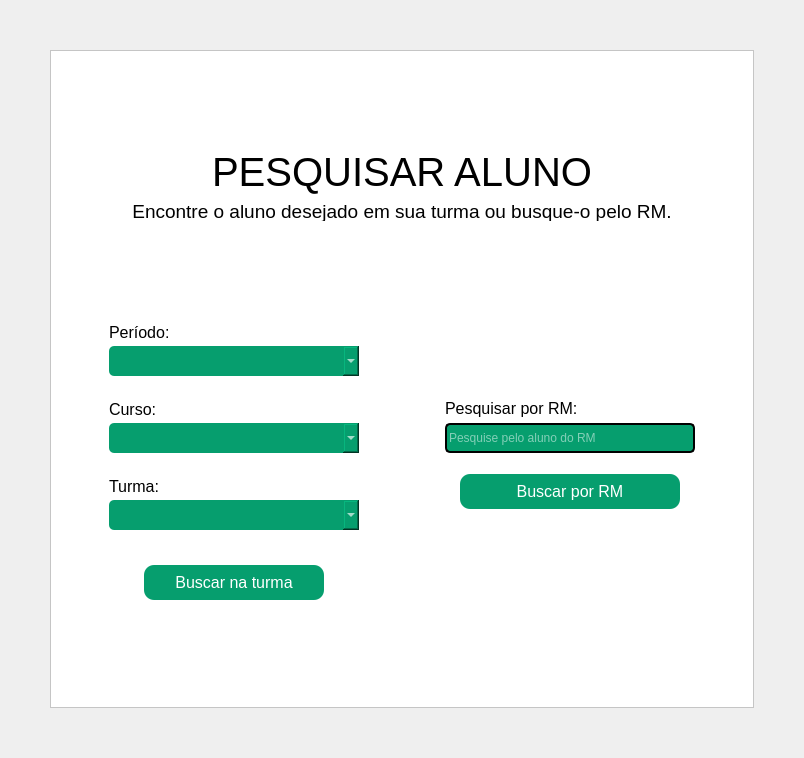
         <widget class="QWidget" name="pg_Pesquisar">
          <layout class="QGridLayout" name="gridLayout_12">
           <property name="leftMargin">
            <number>50</number>
           </property>
           <property name="topMargin">
            <number>50</number>
           </property>
           <property name="rightMargin">
            <number>50</number>
           </property>
           <property name="bottomMargin">
            <number>50</number>
           </property>
           <property name="spacing">
            <number>0</number>
           </property>
           <item row="0" column="0">
            <widget class="QFrame" name="frame_7">
             <property name="styleSheet">
              <string notr="true">background-color: rgb(255, 255, 255);</string>
             </property>
             <property name="frameShape">
              <enum>QFrame::StyledPanel</enum>
             </property>
             <property name="frameShadow">
              <enum>QFrame::Raised</enum>
             </property>
             <layout class="QGridLayout" name="gridLayout_13">
              <item row="0" column="1">
               <widget class="QWidget" name="widget_9" native="true">
                <layout class="QVBoxLayout" name="verticalLayout_14">
                 <item>
                  <spacer name="verticalSpacer_13">
                   <property name="orientation">
                    <enum>Qt::Vertical</enum>
                   </property>
                   <property name="sizeHint" stdset="0">
                    <size>
                     <width>20</width>
                     <height>40</height>
                    </size>
                   </property>
                  </spacer>
                 </item>
                 <item>
                  <layout class="QVBoxLayout" name="verticalLayout_11">
                   <item>
                    <spacer name="verticalSpacer_11">
                     <property name="orientation">
                      <enum>Qt::Vertical</enum>
                     </property>
                     <property name="sizeHint" stdset="0">
                      <size>
                       <width>20</width>
                       <height>40</height>
                      </size>
                     </property>
                    </spacer>
                   </item>
                   <item>
                    <widget class="QLabel" name="label_23">
                     <property name="maximumSize">
                      <size>
                       <width>16777215</width>
                       <height>50</height>
                      </size>
                     </property>
                     <property name="font">
                      <font>
                       <family>Arial</family>
                       <pointsize>30</pointsize>
                      </font>
                     </property>
                     <property name="text">
                      <string>PESQUISAR ALUNO</string>
                     </property>
                     <property name="alignment">
                      <set>Qt::AlignCenter</set>
                     </property>
                    </widget>
                   </item>
                   <item>
                    <widget class="QLabel" name="label_24">
                     <property name="maximumSize">
                      <size>
                       <width>16777215</width>
                       <height>20</height>
                      </size>
                     </property>
                     <property name="font">
                      <font>
                       <family>Arial</family>
                       <pointsize>14</pointsize>
                      </font>
                     </property>
                     <property name="text">
                      <string>Encontre o aluno desejado em sua turma ou busque-o pelo RM.</string>
                     </property>
                     <property name="alignment">
                      <set>Qt::AlignCenter</set>
                     </property>
                    </widget>
                   </item>
                  </layout>
                 </item>
                 <item>
                  <spacer name="verticalSpacer_12">
                   <property name="orientation">
                    <enum>Qt::Vertical</enum>
                   </property>
                   <property name="sizeHint" stdset="0">
                    <size>
                     <width>20</width>
                     <height>40</height>
                    </size>
                   </property>
                  </spacer>
                 </item>
                </layout>
               </widget>
              </item>
              <item row="1" column="2">
               <spacer name="horizontalSpacer_25">
                <property name="orientation">
                 <enum>Qt::Horizontal</enum>
                </property>
                <property name="sizeHint" stdset="0">
                 <size>
                  <width>40</width>
                  <height>20</height>
                 </size>
                </property>
               </spacer>
              </item>
              <item row="1" column="0">
               <spacer name="horizontalSpacer_24">
                <property name="orientation">
                 <enum>Qt::Horizontal</enum>
                </property>
                <property name="sizeHint" stdset="0">
                 <size>
                  <width>40</width>
                  <height>20</height>
                 </size>
                </property>
               </spacer>
              </item>
              <item row="1" column="1">
               <widget class="QWidget" name="widget_10" native="true">
                <layout class="QGridLayout" name="gridLayout_14">
                 <item row="1" column="0" rowspan="2">
                  <layout class="QVBoxLayout" name="verticalLayout_23">
                   <item>
                    <layout class="QVBoxLayout" name="verticalLayout_6">
                     <property name="bottomMargin">
                      <number>20</number>
                     </property>
                     <item>
                      <widget class="QLabel" name="label_25">
                       <property name="maximumSize">
                        <size>
                         <width>16777215</width>
                         <height>15</height>
                        </size>
                       </property>
                       <property name="font">
                        <font>
                         <family>Arial</family>
                         <pointsize>12</pointsize>
                        </font>
                       </property>
                       <property name="text">
                        <string>Período:</string>
                       </property>
                       <property name="margin">
                        <number>0</number>
                       </property>
                      </widget>
                     </item>
                     <item>
                      <widget class="QComboBox" name="cboxPeriodo_PgPesquisar">
                       <property name="minimumSize">
                        <size>
                         <width>250</width>
                         <height>30</height>
                        </size>
                       </property>
                       <property name="styleSheet">
                        <string notr="true">QComboBox{
	background-color:#069E6E;
	border-color:#069E6E;
	color: #ffffff;
	border-radius:5px;
}

QComboBox QAbstractItemView{
	background-color:#069E6E;
	color: #ffffff;
}
</string>
                       </property>
                       <property name="placeholderText">
                        <string/>
                       </property>
                      </widget>
                     </item>
                    </layout>
                   </item>
                   <item>
                    <layout class="QVBoxLayout" name="verticalLayout_12">
                     <property name="bottomMargin">
                      <number>20</number>
                     </property>
                     <item>
                      <widget class="QLabel" name="label_27">
                       <property name="maximumSize">
                        <size>
                         <width>16777215</width>
                         <height>15</height>
                        </size>
                       </property>
                       <property name="font">
                        <font>
                         <family>Arial</family>
                         <pointsize>12</pointsize>
                        </font>
                       </property>
                       <property name="text">
                        <string>Curso:</string>
                       </property>
                      </widget>
                     </item>
                     <item>
                      <widget class="QComboBox" name="cboxCurso_PgPesquisar">
                       <property name="minimumSize">
                        <size>
                         <width>0</width>
                         <height>30</height>
                        </size>
                       </property>
                       <property name="styleSheet">
                        <string notr="true">QComboBox{
	background-color:#069E6E;
	border-color:#069E6E;
	color: #ffffff;
	border-radius:5px;
}

QComboBox QAbstractItemView{
	background-color:#069E6E;
	color: #ffffff;
}
</string>
                       </property>
                      </widget>
                     </item>
                    </layout>
                   </item>
                   <item>
                    <layout class="QVBoxLayout" name="verticalLayout_22">
                     <property name="bottomMargin">
                      <number>20</number>
                     </property>
                     <item>
                      <widget class="QLabel" name="label_26">
                       <property name="maximumSize">
                        <size>
                         <width>16777215</width>
                         <height>15</height>
                        </size>
                       </property>
                       <property name="font">
                        <font>
                         <family>Arial</family>
                         <pointsize>12</pointsize>
                        </font>
                       </property>
                       <property name="text">
                        <string>Turma:</string>
                       </property>
                      </widget>
                     </item>
                     <item>
                      <widget class="QComboBox" name="cboxTurma_PgPesquisar">
                       <property name="minimumSize">
                        <size>
                         <width>0</width>
                         <height>30</height>
                        </size>
                       </property>
                       <property name="styleSheet">
                        <string notr="true">QComboBox{
	background-color:#069E6E;
	border-color:#069E6E;
	color: #ffffff;
	border-radius:5px;
}

QComboBox QAbstractItemView{
	background-color:#069E6E;
	color: #ffffff;
}
</string>
                       </property>
                      </widget>
                     </item>
                    </layout>
                   </item>
                   <item>
                    <widget class="QWidget" name="widget_12" native="true">
                     <layout class="QHBoxLayout" name="horizontalLayout_11">
                      <item>
                       <widget class="QPushButton" name="btnBuscarTurma_PgPesquisar">
                        <property name="minimumSize">
                         <size>
                          <width>180</width>
                          <height>35</height>
                         </size>
                        </property>
                        <property name="maximumSize">
                         <size>
                          <width>180</width>
                          <height>16777215</height>
                         </size>
                        </property>
                        <property name="font">
                         <font>
                          <family>Arial</family>
                          <pointsize>12</pointsize>
                         </font>
                        </property>
                        <property name="styleSheet">
                         <string notr="true">QPushButton{
	background-color:#069E6E;
	color:#ffffff;
	border-radius:10px;
}

QPushButton:hover{
	background-color:#047b55;
}

QPushButton:pressed{
	background-color: rgb(2, 45, 29);
}

QPushButton:checked{
	background-color:  rgb(2, 45, 29);
}

</string>
                        </property>
                        <property name="text">
                         <string>Buscar na turma</string>
                        </property>
                        <property name="icon">
                         <iconset resource="../imagens/imagens_usadas.qrc">
                          <normaloff>:/imagens/imgBtnPesquisar.png</normaloff>:/imagens/imgBtnPesquisar.png</iconset>
                        </property>
                        <property name="iconSize">
                         <size>
                          <width>26</width>
                          <height>26</height>
                         </size>
                        </property>
                       </widget>
                      </item>
                     </layout>
                    </widget>
                   </item>
                  </layout>
                 </item>
                 <item row="0" column="3">
                  <spacer name="verticalSpacer_22">
                   <property name="orientation">
                    <enum>Qt::Vertical</enum>
                   </property>
                   <property name="sizeHint" stdset="0">
                    <size>
                     <width>20</width>
                     <height>40</height>
                    </size>
                   </property>
                  </spacer>
                 </item>
                 <item row="3" column="3">
                  <spacer name="verticalSpacer_16">
                   <property name="orientation">
                    <enum>Qt::Vertical</enum>
                   </property>
                   <property name="sizeHint" stdset="0">
                    <size>
                     <width>20</width>
                     <height>40</height>
                    </size>
                   </property>
                  </spacer>
                 </item>
                 <item row="2" column="1">
                  <spacer name="horizontalSpacer_23">
                   <property name="orientation">
                    <enum>Qt::Horizontal</enum>
                   </property>
                   <property name="sizeHint" stdset="0">
                    <size>
                     <width>40</width>
                     <height>20</height>
                    </size>
                   </property>
                  </spacer>
                 </item>
                 <item row="1" column="3">
                  <layout class="QVBoxLayout" name="verticalLayout_24">
                   <item>
                    <layout class="QVBoxLayout" name="verticalLayout_13">
                     <property name="spacing">
                      <number>5</number>
                     </property>
                     <property name="topMargin">
                      <number>74</number>
                     </property>
                     <property name="bottomMargin">
                      <number>15</number>
                     </property>
                     <item>
                      <widget class="QLabel" name="label_28">
                       <property name="maximumSize">
                        <size>
                         <width>16777215</width>
                         <height>19</height>
                        </size>
                       </property>
                       <property name="font">
                        <font>
                         <family>Arial</family>
                         <pointsize>12</pointsize>
                        </font>
                       </property>
                       <property name="text">
                        <string>Pesquisar por RM:</string>
                       </property>
                      </widget>
                     </item>
                     <item>
                      <widget class="QLineEdit" name="etyPesquisarRM_PgPesquisar">
                       <property name="minimumSize">
                        <size>
                         <width>250</width>
                         <height>30</height>
                        </size>
                       </property>
                       <property name="maximumSize">
                        <size>
                         <width>250</width>
                         <height>30</height>
                        </size>
                       </property>
                       <property name="styleSheet">
                        <string notr="true">QLineEdit{
	background-color:#069E6E;
	border: 2px solid #000000;
	color: #ffffff;
	border-radius:5px;
}</string>
                       </property>
                       <property name="placeholderText">
                        <string>Pesquise pelo aluno do RM</string>
                       </property>
                      </widget>
                     </item>
                    </layout>
                   </item>
                   <item>
                    <widget class="QWidget" name="widget_11" native="true">
                     <layout class="QHBoxLayout" name="horizontalLayout_12">
                      <property name="spacing">
                       <number>0</number>
                      </property>
                      <property name="leftMargin">
                       <number>0</number>
                      </property>
                      <property name="topMargin">
                       <number>0</number>
                      </property>
                      <property name="rightMargin">
                       <number>0</number>
                      </property>
                      <property name="bottomMargin">
                       <number>0</number>
                      </property>
                      <item>
                       <widget class="QPushButton" name="btnBuscarRM_PgPesquisar_2">
                        <property name="minimumSize">
                         <size>
                          <width>200</width>
                          <height>35</height>
                         </size>
                        </property>
                        <property name="maximumSize">
                         <size>
                          <width>220</width>
                          <height>16777215</height>
                         </size>
                        </property>
                        <property name="font">
                         <font>
                          <family>Arial</family>
                          <pointsize>12</pointsize>
                         </font>
                        </property>
                        <property name="styleSheet">
                         <string notr="true">QPushButton{
	background-color:#069E6E;
	color:#ffffff;
	border-radius:10px;
}

QPushButton:hover{
	background-color:#047b55;
}

QPushButton:pressed{
	background-color: rgb(2, 45, 29);
}

QPushButton:checked{
	background-color:  rgb(2, 45, 29);
}

</string>
                        </property>
                        <property name="text">
                         <string>Buscar por RM</string>
                        </property>
                        <property name="icon">
                         <iconset resource="../imagens/imagens_usadas.qrc">
                          <normaloff>:/imagens/imgBtnPesquisar.png</normaloff>:/imagens/imgBtnPesquisar.png</iconset>
                        </property>
                        <property name="iconSize">
                         <size>
                          <width>26</width>
                          <height>26</height>
                         </size>
                        </property>
                       </widget>
                      </item>
                     </layout>
                    </widget>
                   </item>
                  </layout>
                 </item>
                 <item row="2" column="2">
                  <spacer name="horizontalSpacer_26">
                   <property name="orientation">
                    <enum>Qt::Horizontal</enum>
                   </property>
                   <property name="sizeHint" stdset="0">
                    <size>
                     <width>40</width>
                     <height>20</height>
                    </size>
                   </property>
                  </spacer>
                 </item>
                </layout>
                <zorder>horizontalSpacer_23</zorder>
                <zorder>verticalSpacer_16</zorder>
                <zorder>verticalSpacer_22</zorder>
                <zorder>horizontalSpacer_26</zorder>
               </widget>
              </item>
              <item row="2" column="1">
               <spacer name="verticalSpacer_5">
                <property name="orientation">
                 <enum>Qt::Vertical</enum>
                </property>
                <property name="sizeHint" stdset="0">
                 <size>
                  <width>20</width>
                  <height>40</height>
                 </size>
                </property>
               </spacer>
              </item>
             </layout>
             <zorder>widget_10</zorder>
             <zorder>widget_9</zorder>
             <zorder>horizontalSpacer_24</zorder>
             <zorder>horizontalSpacer_25</zorder>
             <zorder>verticalSpacer_5</zorder>
            </widget>
           </item>
          </layout>
         </widget>
